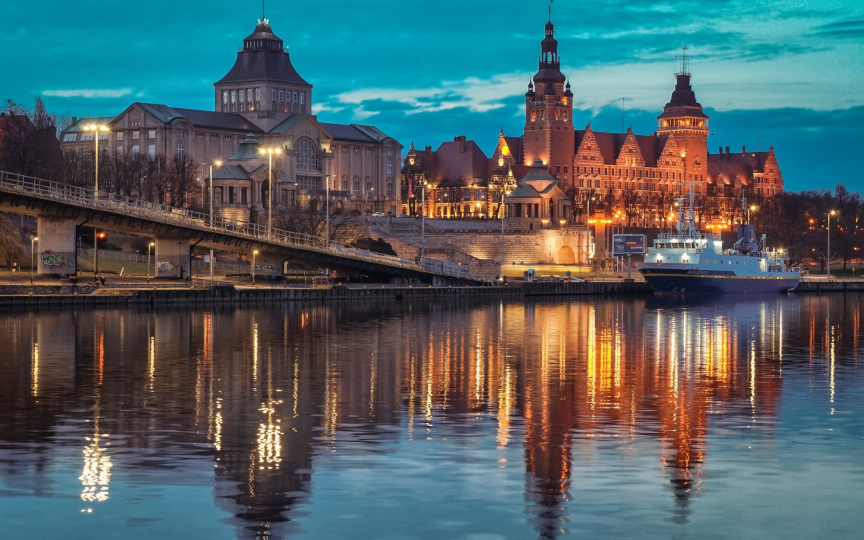
#> input picture example_images/carrier.jpg, 2592 x 1620 px, given in place of carrier.png, which was not available (shown at 1/3 size)
$ python main.py
#> lines starting #> are read from the running program, lines starting #| are printed output that depends on the picture; pictures that were not available may be replaced by others from this repository, and a replacement may not be noted
### core/utils.py
"""
This is a helper class that contains common functions for all the modules.
"""
import cv2
import numpy as np


class Utilities:
    """Common functions for all the modules."""

    # [17 lines left out: functions create_lab_from_complex, calculate_padding, not called in this run]

    @staticmethod
    def split_to_lab_components(image: np.ndarray) -> list[np.ndarray]:
        """It splits the image to LAB components."""
        return cv2.split(Utilities.rgb_to_lab(image))

    @staticmethod
    def rgb_to_lab(rgb_image: np.ndarray) -> np.ndarray:
        """It converts the RGB image to LAB image."""
        return cv2.cvtColor(rgb_image, cv2.COLOR_BGR2LAB)

    # [9 lines left out: functions lab_to_rgb, rgb_to_gray, not called in this run]

    @staticmethod
    def read_image(image_path: str, size: tuple = None) -> np.ndarray:
        """It reads the image."""
#> called with image_path = 'example_images/carrier.png'
        image = cv2.imread(image_path)
#> image is the input picture: shape (1620, 2592, 3); mean B, G, R 102, 98, 78.9
        if image is None:
            raise FileNotFoundError("Image not found.")
        if size is not None:
            image = cv2.resize(image, size)
        return image

    # [5 lines left out: function ifft, not called in this run]

    @staticmethod
    def fft(component: np.ndarray) -> np.ndarray:
        """It returns the FFT of the image."""
        return np.fft.fft2(component)

    @staticmethod
    def get_phase(fft_component: np.ndarray) -> np.ndarray:
        """It returns the phase of the FFT of the image."""
        return np.angle(Utilities.fft(fft_component))

    @staticmethod
    def get_magnitude(fft_component: np.ndarray) -> np.ndarray:
        """It returns the magnitude of the FFT of the image."""
        return np.abs(Utilities.fft(fft_component))

    # [7 lines left out: function scale_back_from_float64_to_uint8, not called in this run]

### core/encoder.py
"""
This module contains the Encoder class, which is responsible for encoding
images into one carrier image.
"""
import numpy as np
from core.utils import Utilities


class RubiesEncoder:
    """It handles the encoding functionality."""

    def __init__(self, carrier_image_path: str, secret_size: tuple) -> None:
        """It initializes the class."""
        self.secret_size = secret_size
        # Read the carrier image.
        self._image = Utilities.read_image(carrier_image_path)
        # Get the LAB components of the image.
        self._lum, _ch_a, _ch_b = Utilities.split_to_lab_components(self._image)
#> in rgb_to_lab, `return cv2.cvtColor(rgb_image, cv2.COLOR_BGR2LAB)`: returned value: shape (1620, 2592, 3); mean of channels 0, 1, 2 104.4, 128.1, 125.9
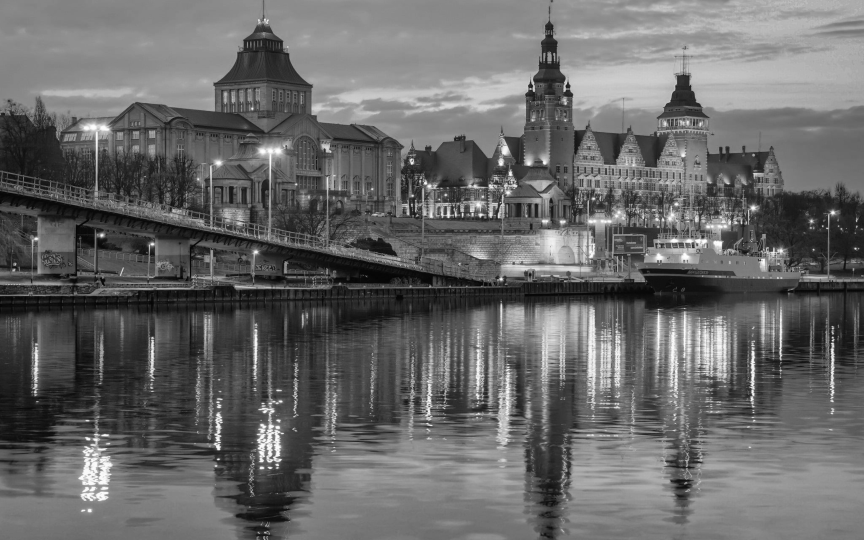
#> self._lum: shape (1620, 2592) (shown at 1/3 size); min 0, max 255, mean 104.4
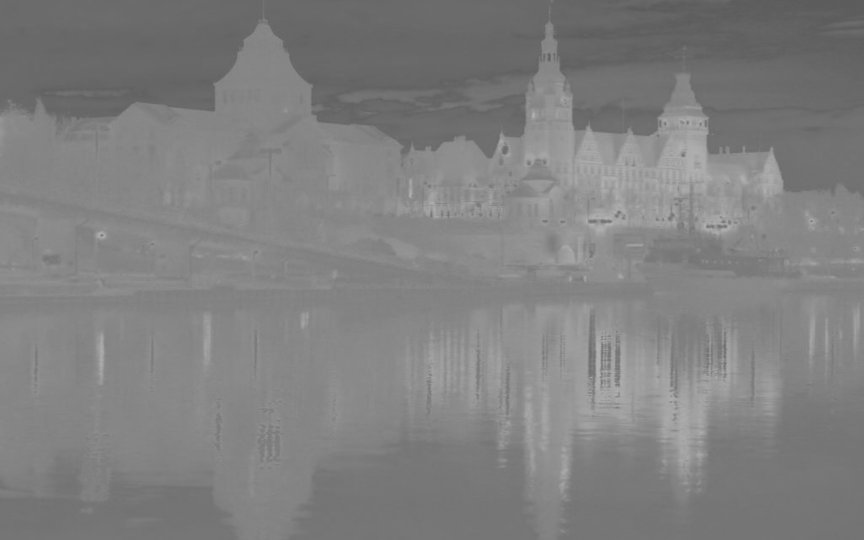
#> _ch_a: shape (1620, 2592) (shown at 1/3 size); min 89, max 183, mean 128.1
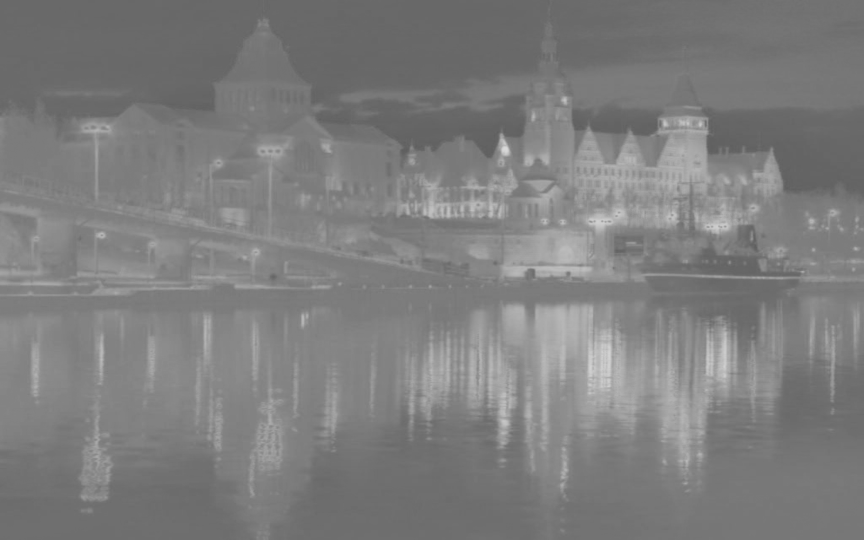
#> _ch_b: shape (1620, 2592) (shown at 1/3 size); min 93, max 218, mean 125.9
        self._ch_a_mag = Utilities.get_magnitude(_ch_a)
        self._ch_b_mag = Utilities.get_magnitude(_ch_b)
        self._ch_a_phase = Utilities.get_phase(_ch_a)
#> in get_phase, `return np.angle(Utilities.fft(fft_component))`:
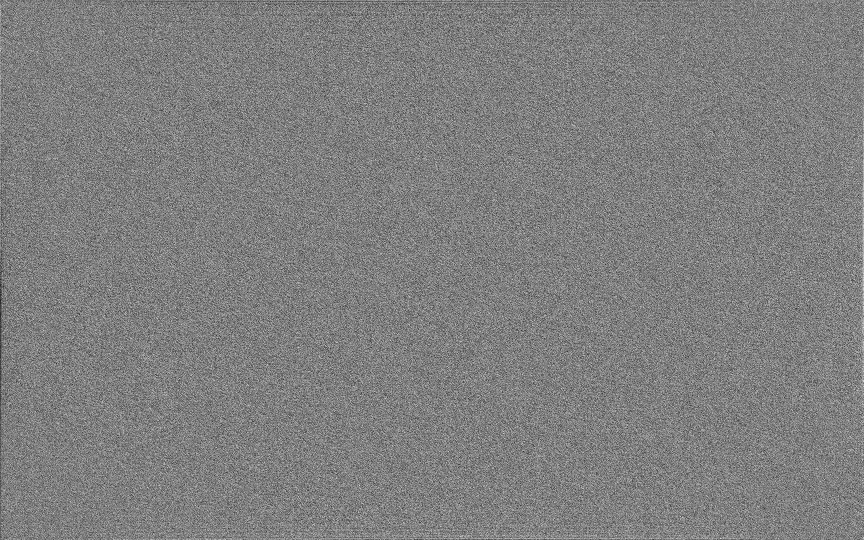
#> returned value: shape (1620, 2592) float64 (shown at 1/3 size); min -3.14, max 3.14, mean 7.48e-07; drawn with min black and max white
        self._ch_b_phase = Utilities.get_phase(_ch_b)
#> in get_phase (call 2), `return np.angle(Utilities.fft(fft_component))`:
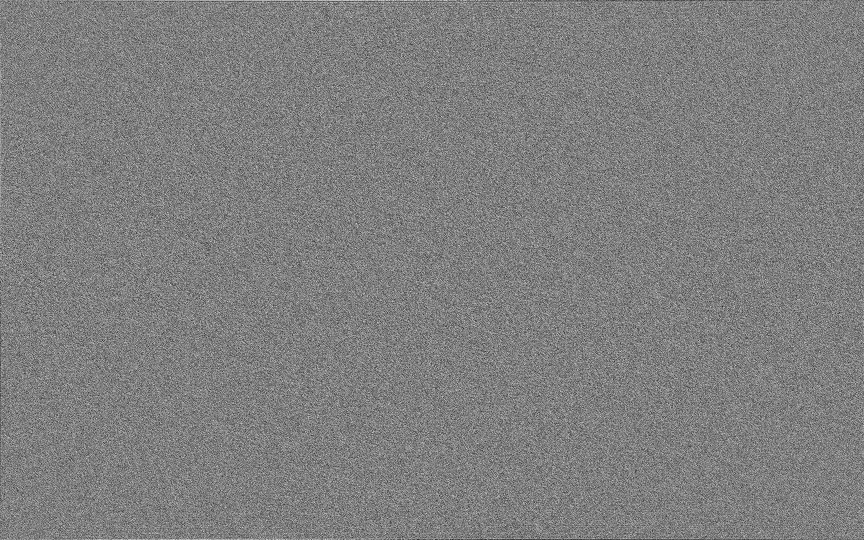
#> returned value: shape (1620, 2592) float64 (shown at 1/3 size); min -3.14, max 3.14, mean 1.66e-17; drawn with min black and max white

    def encode(self, embed_img_a: str, embed_img_b: str) -> np.ndarray:
        """It encodes the images embedded into the carrier image."""
        # Recieve images.
        image_a = Utilities.read_image(embed_img_a, size=self.secret_size)
        image_b = Utilities.read_image(embed_img_b, size=self.secret_size)
        image_a = Utilities.rgb_to_gray(image_a)
        image_b = Utilities.rgb_to_gray(image_b)

        # Embed the images.
        _new_ch_a_mag = self._embed_onto("a", image_a)
        _new_ch_b_mag = self._embed_onto("b", image_b)

        # Create chroma components from the modified magnitude and phase.
        chrom_a = Utilities.ifft(_new_ch_a_mag, self._ch_a_phase)
        chrom_b = Utilities.ifft(_new_ch_b_mag, self._ch_b_phase)

        # Create the RGB image from LAB components.
        encoded_lab = Utilities.create_lab_from_complex(self._lum, chrom_a, chrom_b)

        return Utilities.lab_to_rgb(encoded_lab)

    # [38 lines left out: functions _embed_onto, _insert, not called in this run]

### main.py
"""
Example usage of the encoder and decoder.
"""
from cv2 import imwrite

from core.encoder import RubiesEncoder
from core.decoder import RubiesDecoder

CARRIER_PATH = "example_images/carrier.png"
SECRET_A_PATH = "example_images/lenna.png"
SECRET_B_PATH = "example_images/parrots.png"

if __name__ == "__main__":
    # Create an encoder instance with carrier image.
    encoder = RubiesEncoder(CARRIER_PATH, secret_size=(500, 500))
    # Encode the secret images onto carrier.
#> (the run stopped early here; a loop or call above may not have finished)
